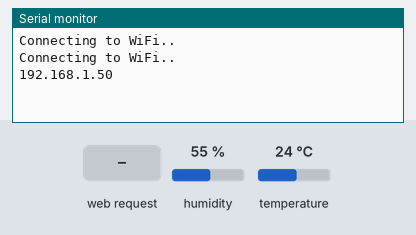
The sketch below on a simulated ESP32. On the bench: the last lines printed to the serial monitor. The test bench sets the inputs (shaded band); at power-on: humidity 55 %, temperature 24 °C. WiFi joins after 1.5 s; servers stay silent unless stated; storage starts empty.

Above: at 3.2 s.
3.3 s: HTTP request GET /temperature received
At 4.0 s:
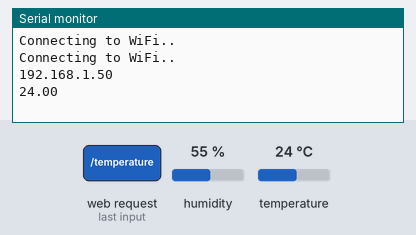
4.8 s: HTTP request GET /humidity received
At 5.4 s:
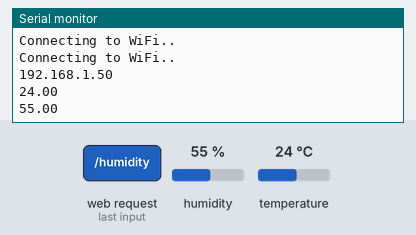

The sketch:

plot.ino
```cpp
// Import required libraries

#include <WiFi.h>
#include <ESPAsyncWebServer.h>
#include <SPIFFS.h>
#include <Wire.h>
#include <Adafruit_Sensor.h>
#include <DHT.h>

// Replace with your network credentials
const char* ssid = "Redmi 6";
const char* password = "khaleesi";
#define DHTPIN 4     // Digital pin connected to the DHT sensor

// Uncomment the type of sensor in use:
#define DHTTYPE    DHT11     // DHT 11


DHT dht(DHTPIN, DHTTYPE);
// Create AsyncWebServer object on port 80
AsyncWebServer server(80);

String readDHTTemperature() {
  // Read temperature as Celsius (the default)
  float t = dht.readTemperature();
  // Convert temperature to Fahrenheit
  //t = 1.8 * t + 32;
  if (isnan(t)) {
    Serial.println("Failed to read from DHT sensor!");
    return "";
  }
  else {
    Serial.println(t);
    return String(t);
  }
}

String readDHTHumidity() {
  float h = dht.readHumidity();
  if (isnan(h)) {
    Serial.println("Failed to read from dht sensor!");
    return "";
  }
  else {
    Serial.println(h);
    return String(h);
  }
}

void setup(){
  // Serial port for debugging purposes
  Serial.begin(115200);
  dht.begin();
//  bool status;
//  // default settings
//  // (you can also pass in a Wire library object like &Wire2)
//  status = bme.begin(0x76);
//  if (!status) {
//    Serial.println("Could not find a valid BME280 sensor, check wiring!");
//    while (1);
//  }

  // Initialize SPIFFS
  if(!SPIFFS.begin()){
    Serial.println("An Error has occurred while mounting SPIFFS");
    return;
  }

  // Connect to Wi-Fi
  WiFi.begin(ssid, password);
  while (WiFi.status() != WL_CONNECTED) {
    delay(1000);
    Serial.println("Connecting to WiFi..");
  }

  // Print ESP32 Local IP Address
  Serial.println(WiFi.localIP());

  // Route for root / web page
  server.on("/", HTTP_GET, [](AsyncWebServerRequest *request){
    request->send(SPIFFS, "/index.html");
  });
  server.on("/temperature", HTTP_GET, [](AsyncWebServerRequest *request){
    request->send_P(200, "text/plain", readDHTTemperature().c_str());
  });
  server.on("/humidity", HTTP_GET, [](AsyncWebServerRequest *request){
    request->send_P(200, "text/plain", readDHTHumidity().c_str());
  });


  // Start server
  server.begin();
}

void loop(){

}
```

Measured:
- after the input at 3.3 s, the serial monitor: prints a new line after 0.05 s (image 1)
- after the input at 4.8 s, the serial monitor: prints a new line at once (image 2)
